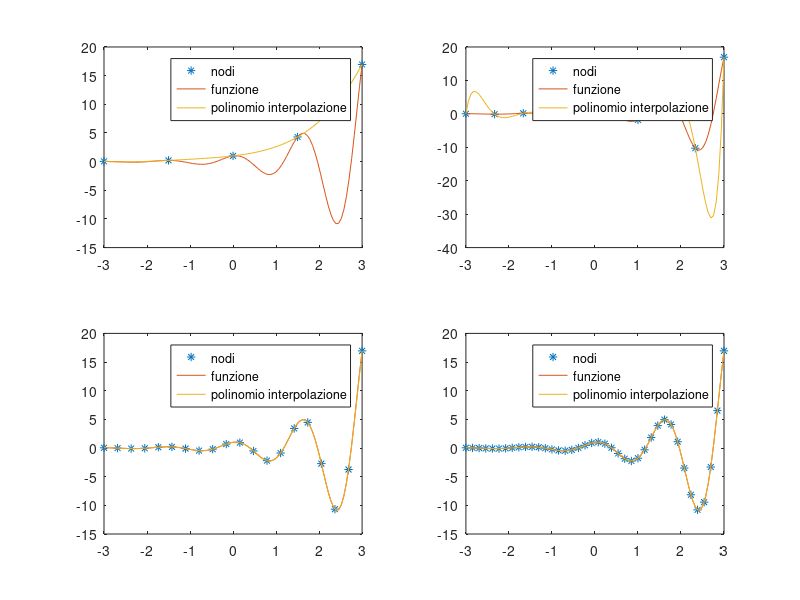
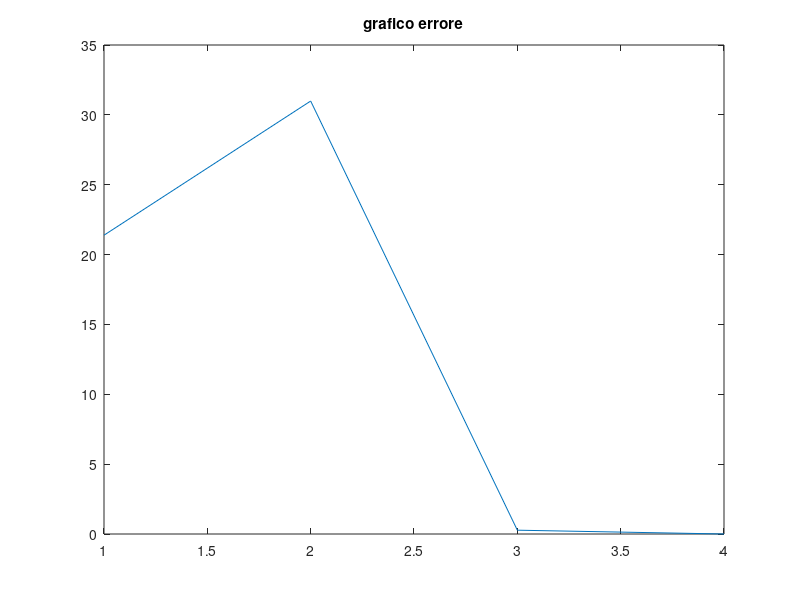

MATLAB code to generate these figures, in order:
close all
clear
clc

a = -3;
b = 3;
f = @(x) exp(x).*cos(4*x);
k = 0;
for n = [5 10 20 40]
    nodi = linspace(a,b,n);
    y = f(nodi)';
    van = vander(nodi);
    coeff = van\y;
    x = linspace(a,b);
    funzione = f(x);
    fp = polyval(coeff,x);
    k = k+1;
    subplot(2,2,k);
    title("k = "+k);
    plot(nodi,y,'*');
    hold on
    plot(x,funzione);
    plot(x,fp);
    legend("nodi","funzione","polinomio interpolazione");
    err(k) = norm(funzione-fp,"inf");
end

figure
plot(1:k,err);
title("grafico errore");

